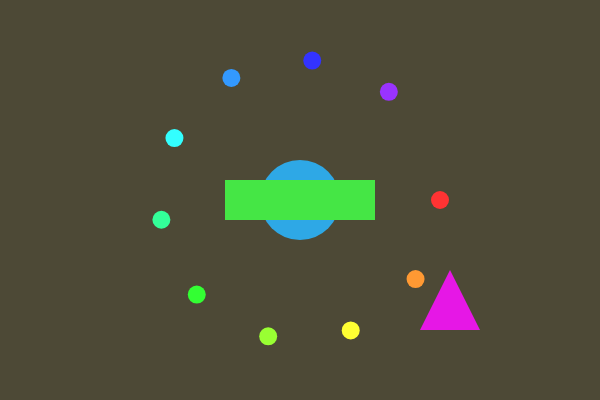
Frame 1 (no input)
Frame 2 (the mouse pressed at the canvas centre, redrawn once): identical to frame 1, image omitted

The p5.js sketch that drew this single still picture (run headless with seeded random() and noise() and a simulated clock; the mouse was pressed at the canvas centre and the sketch redrawn once):

// p5.js sketch
// ── sketch.js
function setup() {
  createCanvas(600, 400);
  colorMode(HSB, 360, 100, 100);
  noStroke();
}

function draw() {
  background(50, 30, 30);

  fill(200, 80, 90);
  ellipse(300, 200, 80, 80);

  push();
  translate(300, 200);
  fill(120, 70, 90);
  rectMode(CENTER);
  rect(0, 0, 150, 40);
  pop();

  fill(300, 90, 90);
  beginShape();
  vertex(420, 330);
  vertex(450, 270);
  vertex(480, 330);
  endShape(CLOSE);

  for (let i = 0; i < 10; i++) {
    let ang = i * 0.6;
    let r = 140;
    let sx = 300 + cos(ang) * r;
    let sy = 200 + sin(ang) * r;
    fill((i * 30) % 360, 80, 100);
    ellipse(sx, sy, 18, 18);
  }

  noLoop();
}
